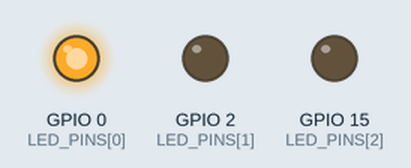
This sketch was run on a simulated ESP32. On the bench: output pins drawn as LEDs (lit = HIGH).

Above: at 0.05 s.
At 1.4 s:
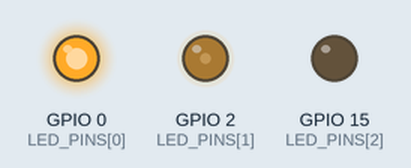
At 2.8 s:
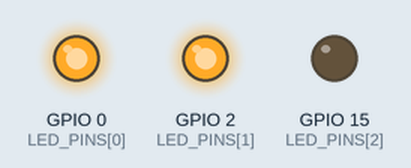
At 5.55 s:
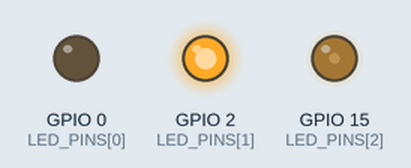
At 8.3 s:
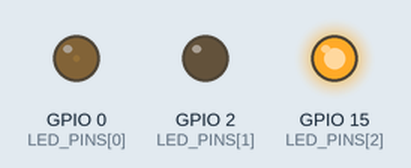
At 11.05 s:
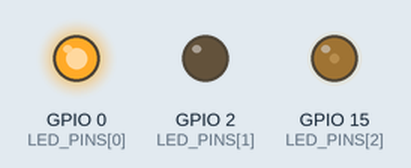
Timing chart, 0 to 15.6 s (numbered marks = the images above):
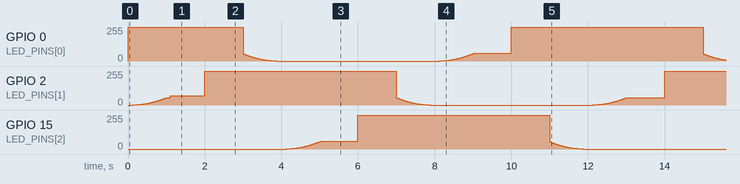

The sketch:

rgb-led-rainbow-cycle.ino
```cpp
// Pins wired to R, G, B legs of the LED
const int           LED_PINS[]          = {0, 2, 15};
const int           PWM_FREQ_HZ         = 1000;
const int           PWM_RESOLUTION_BITS = 12;             // 0–4095
const int           PWM_MAX             = (1 << PWM_RESOLUTION_BITS) - 1;
const unsigned long CYCLE_MS           = 12000;          // 12-second cycle
const float         GAMMA               = 2.2f;           // perceptual correction

struct Rgb {
  uint16_t r, g, b;
};

// Maps a linear 0.0–1.0 channel value to a gamma-corrected PWM duty cycle.
uint16_t applyGamma(float linear) {
  float clamped = constrain(linear, 0.0f, 1.0f);
  return (uint16_t)(powf(clamped, GAMMA) * PWM_MAX + 0.5f);
}

// Converts HSV to gamma-corrected PWM RGB values.
// h: 0–360 degrees, s and v: 0.0–1.0
Rgb hsvToRgb(float h, float s, float v) {
  float c = v * s;
  float x = c * (1.0f - fabsf(fmodf(h / 60.0f, 2.0f) - 1.0f));
  float m = v - c;

  float r, g, b;
  if      (h <  60.0f) { r = c; g = x; b = 0.0f; }
  else if (h < 120.0f) { r = x; g = c; b = 0.0f; }
  else if (h < 180.0f) { r = 0.0f; g = c; b = x; }
  else if (h < 240.0f) { r = 0.0f; g = x; b = c; }
  else if (h < 300.0f) { r = x; g = 0.0f; b = c; }
  else                 { r = c; g = 0.0f; b = x; }

  return { applyGamma(r + m), applyGamma(g + m), applyGamma(b + m) };
}

void writeRgb(const Rgb& color) {
  ledcWrite(LED_PINS[0], color.r);
  ledcWrite(LED_PINS[1], color.g);
  ledcWrite(LED_PINS[2], color.b);
}

void setup() {
  for (int i = 0; i < 3; i++) {
    ledcAttach(LED_PINS[i], PWM_FREQ_HZ, PWM_RESOLUTION_BITS);
  }
}

void loop() {
  float hue   = (float)(millis() % CYCLE_MS) / CYCLE_MS * 360.0f;
  Rgb   color = hsvToRgb(hue, 1.0f, 1.0f);
  writeRgb(color);
}
```
